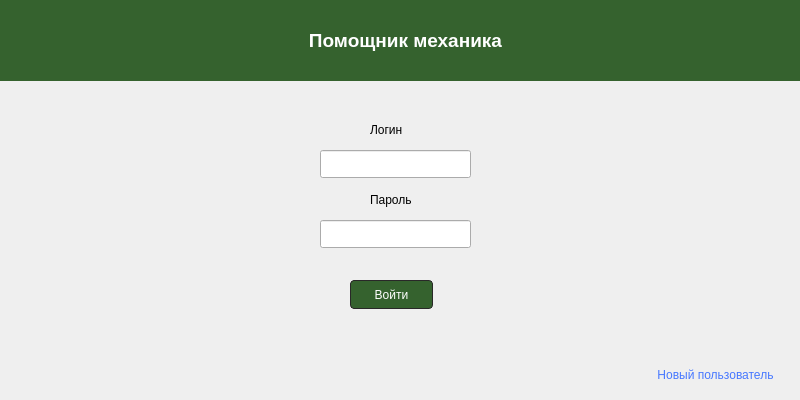
<?xml version="1.0" encoding="UTF-8"?>
<ui version="4.0">
 <class>MainWindow</class>
 <widget class="QMainWindow" name="MainWindow">
  <property name="geometry">
   <rect>
    <x>0</x>
    <y>0</y>
    <width>800</width>
    <height>400</height>
   </rect>
  </property>
  <property name="font">
   <font/>
  </property>
  <property name="windowTitle">
   <string>Главное меню</string>
  </property>
  <property name="styleSheet">
   <string notr="true"/>
  </property>
  <widget class="QWidget" name="centralwidget">
   <property name="styleSheet">
    <string notr="true"/>
   </property>
   <widget class="QWidget" name="verticalWidget" native="true">
    <property name="geometry">
     <rect>
      <x>0</x>
      <y>0</y>
      <width>811</width>
      <height>81</height>
     </rect>
    </property>
    <property name="styleSheet">
     <string notr="true">background-color: rgb(53, 98, 46);</string>
    </property>
    <layout class="QVBoxLayout" name="verticalLayout">
     <item>
      <widget class="QLabel" name="label">
       <property name="font">
        <font>
         <bold>true</bold>
        </font>
       </property>
       <property name="styleSheet">
        <string notr="true"/>
       </property>
       <property name="text">
        <string>&lt;html&gt;&lt;head/&gt;&lt;body&gt;&lt;p align=&quot;center&quot;&gt;&lt;span style=&quot; font-size:14pt; color:#ffffff;&quot;&gt;Помощник механика&lt;/span&gt;&lt;/p&gt;&lt;/body&gt;&lt;/html&gt;</string>
       </property>
      </widget>
     </item>
    </layout>
   </widget>
   <widget class="QLabel" name="login">
    <property name="geometry">
     <rect>
      <x>370</x>
      <y>120</y>
      <width>63</width>
      <height>20</height>
     </rect>
    </property>
    <property name="styleSheet">
     <string notr="true">color: rgb(0, 0, 0);</string>
    </property>
    <property name="text">
     <string>Логин</string>
    </property>
   </widget>
   <widget class="QLabel" name="label_2">
    <property name="geometry">
     <rect>
      <x>370</x>
      <y>190</y>
      <width>63</width>
      <height>20</height>
     </rect>
    </property>
    <property name="styleSheet">
     <string notr="true">
color: rgb(0, 0, 0);</string>
    </property>
    <property name="text">
     <string>Пароль</string>
    </property>
   </widget>
   <widget class="QPushButton" name="enterButton">
    <property name="geometry">
     <rect>
      <x>350</x>
      <y>280</y>
      <width>83</width>
      <height>29</height>
     </rect>
    </property>
    <property name="styleSheet">
     <string notr="true">background-color: rgb(53, 98, 46);
color: rgb(255, 255, 255);
border-style: solid;
border-width: 1px;
border-radius: 4px;
border-color:rgb(41, 40, 40) ;</string>
    </property>
    <property name="text">
     <string>Войти</string>
    </property>
   </widget>
   <widget class="QPushButton" name="newUserButton">
    <property name="geometry">
     <rect>
      <x>630</x>
      <y>360</y>
      <width>171</width>
      <height>29</height>
     </rect>
    </property>
    <property name="styleSheet">
     <string notr="true">background-color:rgba(255,255,255,0);
color: rgb(70, 119, 255);
border:none;
</string>
    </property>
    <property name="text">
     <string>Новый пользователь</string>
    </property>
   </widget>
   <widget class="QLineEdit" name="loginLine">
    <property name="geometry">
     <rect>
      <x>320</x>
      <y>150</y>
      <width>151</width>
      <height>28</height>
     </rect>
    </property>
    <property name="styleSheet">
     <string notr="true"/>
    </property>
   </widget>
   <widget class="QLineEdit" name="passwordLine">
    <property name="geometry">
     <rect>
      <x>320</x>
      <y>220</y>
      <width>151</width>
      <height>28</height>
     </rect>
    </property>
    <property name="styleSheet">
     <string notr="true"/>
    </property>
   </widget>
   <widget class="QLabel" name="notValidLog">
    <property name="geometry">
     <rect>
      <x>310</x>
      <y>100</y>
      <width>191</width>
      <height>20</height>
     </rect>
    </property>
    <property name="styleSheet">
     <string notr="true">color: rgb(255, 58, 71);</string>
    </property>
    <property name="text">
     <string/>
    </property>
   </widget>
  </widget>
 </widget>
 <resources/>
 <connections/>
</ui>
